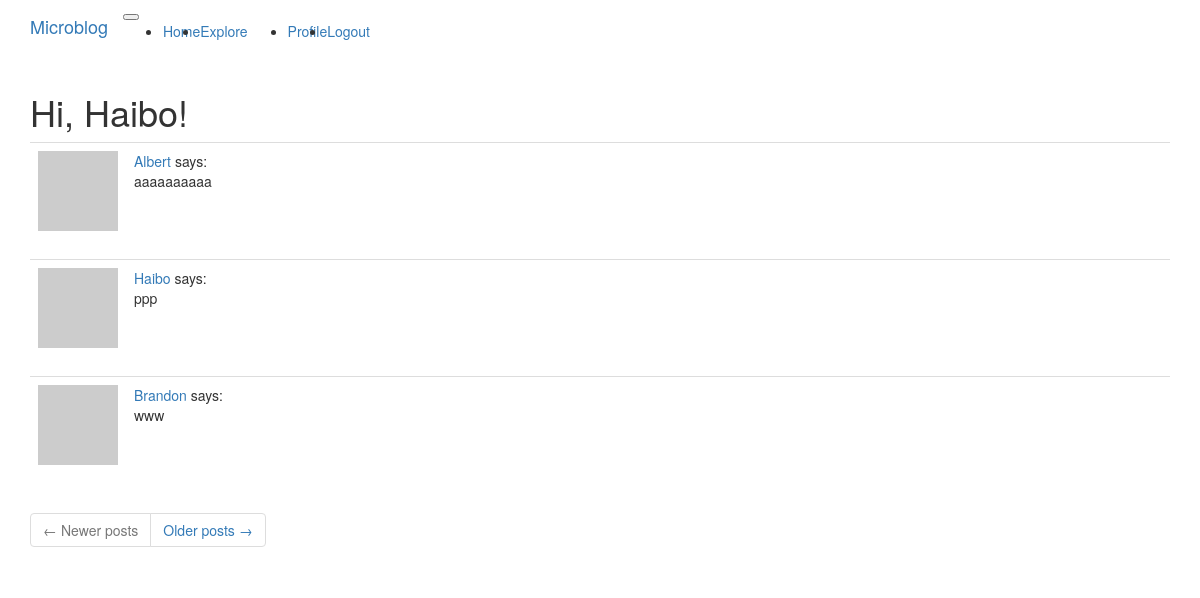
Screenshot of /explore (signed in) with the database file from the repository.
### app/models.py (models this page shows, shortened)
class User(UserMixin, db.Model):
    id = db.Column(db.Integer, primary_key=True)
    username = db.Column(db.String(64), index=True, unique=True)
    email = db.Column(db.String(120), index=True, unique=True)
    password_hash = db.Column(db.String(128))
    posts = db.relationship('Post', backref='author', lazy='dynamic')
    about_me = db.Column(db.String(140))
    last_seen = db.Column(db.DateTime, default=datetime.utcnow)
    def avatar(self, size):
        digest = md5(self.email.lower().encode('utf-8')).hexdigest()
        return f'https://www.gravatar.com/avatar/{digest}?d=identicon&s={size}'
    followed = db.relationship(
        'User', secondary=followers,
        primaryjoin=(followers.c.follower_id == id),
        secondaryjoin=(followers.c.followed_id == id),
        backref=db.backref('followers', lazy='dynamic'), lazy='dynamic')

class Post(db.Model):
    id = db.Column(db.Integer, primary_key=True)
    body = db.Column(db.String(140))
    timestamp = db.Column(db.DateTime, index=True, default=datetime.utcnow)
    user_id = db.Column(db.Integer, db.ForeignKey('user.id'))

### app/routes.py (the view)
@app.route('/explore')
@login_required
def explore():
    page = request.args.get('page', 1, type=int)
    posts = Post.query.order_by(Post.timestamp.desc()).paginate(
        page=page, per_page=app.config['POSTS_PER_PAGE'], error_out=False)
    next_url = url_for('explore', page=posts.next_num) \
        if posts.has_next else None
    prev_url = url_for('explore', page=posts.prev_num) \
        if posts.has_prev else None
    return render_template('index.html', title='Explore', posts=posts.items,
                           next_url=next_url, prev_url=prev_url)

### app/models.py (called while the page is built)
@login.user_loader
def load_user(id):
    return User.query.get(int(id))

### app/routes.py (called while the page is built)
@app.before_request
def before_request():
    if current_user.is_authenticated:
        current_user.last_seen = datetime.utcnow()
        db.session.commit()

### app/templates/index.html (shortened to what this page needs)
{% extends "base.html" %}
{% import 'bootstrap/wtf.html' as wtf %}
{% block app_content %}
    <h1>Hi, {{ current_user.username }}!</h1>
    {% for post in posts %}
        {% include '_post.html' %}
    {% endfor %}
    <nav aria-label="Post navigation">
        <ul class="pagination">
            <li class="page-item{% if not prev_url %} disabled{% endif %}">
                <a class="page-link" href="{{ prev_url }}">
                    <span aria-hidden="true">&larr;</span> Newer posts
                </a>
            </li>
            <li class="page-item{% if not next_url %} disabled{% endif %}">
                <a class="page-link" href="{{ next_url }}">
                    Older posts <span aria-hidden="true">&rarr;</span>
                </a>
            </li>
        </ul>
    </nav>
{% endblock %}

### app/templates/_post.html
    <table class="table table-hover">
        <tr>
            <td width="70px">
                <a href="{{ url_for('user', username=post.author.username) }}">
                    <img src="{{ post.author.avatar(70) }}" />
                </a>
            </td>
            <td>
                <a href="{{ url_for('user', username=post.author.username) }}">
                    {{ post.author.username }}
                </a>
                says:
                <br>
                {{ post.body }}
            </td>
        </tr>
    </table>

### rows the page displays
User: username "Haibo"
Post: author.username "Albert", body "aaaaaaaaaa"
Post: author.username "Haibo", body "ppp"
Post: author.username "Brandon", body "www"
